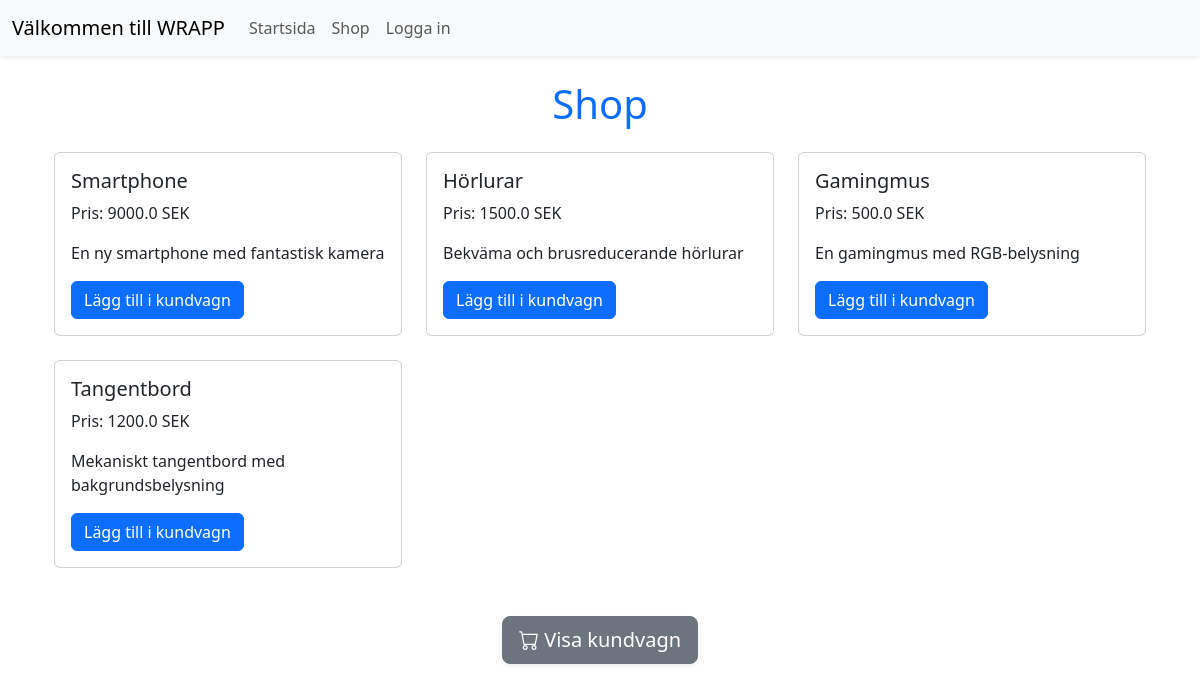
Page /shop on the committed database.
### tables this page shows
CREATE TABLE products (
    id INTEGER PRIMARY KEY AUTOINCREMENT,
    name TEXT NOT NULL,
    price REAL NOT NULL,
    description TEXT,
    image TEXT
);

### app.py (the view)
@app.route('/shop')
def shop():
    try:
        query = "SELECT * FROM products"
        with sqlite3.connect(DATABASE) as conn:
            cursor = conn.cursor()
            cursor.execute(query)
            products = cursor.fetchall()
            print(f"Products fetched: {products}")  # Debug
    except sqlite3.Error as e:
        flash("Error fetching products from the database.", "danger")
        products = []
    if not products:
        flash("Inga produkter tillgängliga just nu.", "info")
    return render_template('shop.html', products=products)

### templates/shop.html (shortened to what this page needs)
{% extends "base.html" %}
{% block content %}
<div class="container mt-4">
    <h1 class="text-center text-primary mb-4">Shop</h1>
    <div class="row">
        {% for product in products %}
            <div class="col-md-4 mb-4">
                <div class="card">
                    <div class="card-body">
                        <h5 class="card-title">{{ product[1] }}</h5>
                        <p class="card-text">Pris: {{ product[2] }} SEK</p>
                        <p class="card-text">{{ product[3] }}</p>
                        <a href="{{ url_for('add_to_cart', product_id=product[0]) }}" class="btn btn-primary">
                            Lägg till i kundvagn
                        </a>
                    </div>
                </div>
            </div>
        {% endfor %}
    </div>
    <div class="text-center mt-4">
        <a class="btn btn-secondary btn-lg shadow-sm" href="{{ url_for('view_cart') }}">
            <i class="bi bi-cart"></i> Visa kundvagn
        </a>
    </div>
</div>
{% endblock %}

### rows in the picture
products: name "Smartphone", price "9000.0", description "En ny smartphone med fantastisk kamera"
products: name "Hörlurar", price "1500.0", description "Bekväma och brusreducerande hörlurar"
products: name "Gamingmus", price "500.0", description "En gamingmus med RGB-belysning"
products: name "Tangentbord", price "1200.0", description "Mekaniskt tangentbord med bakgrundsbelysning"
